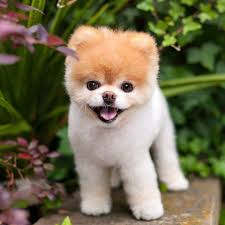
#> input picture python/day6/dog.jpg, 225 x 225 px
$ python blur_scale.py
#> lines starting #> are read from the running program, lines starting #| are printed output that depends on the picture
import cv2
import numpy as np

path1 = 'dog.jpg'
img1 = cv2.imread(path1)
#> img1 is the input picture: shape (225, 225, 3); mean B, G, R 80.2, 108, 114
img1 = cv2.resize(img1, (400, 400))
#> img1: shape (400, 400, 3)

def callback1(value):
    pass
def callback2(value):
    pass
cv2.namedWindow('style', cv2.WINDOW_NORMAL)
cv2.createTrackbar('sigma_s', 'style', 10, 300, callback1)
cv2.createTrackbar('sigma_r', 'style', 10, 300, callback2)
while True:
    img1_style = cv2.stylization(img1, sigma_s = 100, sigma_r= 1)
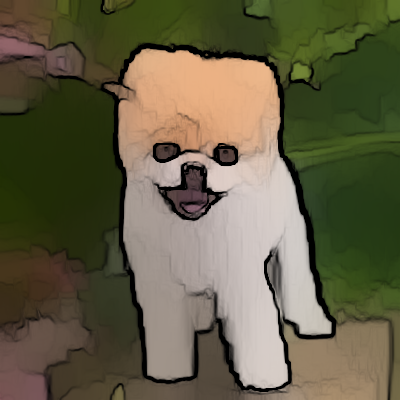
#> img1_style: shape (400, 400, 3); mean B, G, R 69.3, 94.2, 99.4
    sigma_s = cv2.getTrackbarPos('sigma_s', 'style')
    sigma_r = cv2.getTrackbarPos('sigma_r', 'style')
    img1_style = cv2.stylization(img1, sigma_r=sigma_r, sigma_s=sigma_s)
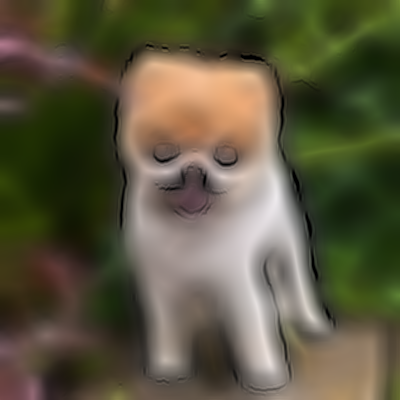
#> img1_style: shape (400, 400, 3); mean B, G, R 63.5, 86.9, 91.6
    cv2.imshow('chonsik',img1)
    cv2.imshow('chonsik', img1_style)
    if cv2.waitKey(10) & 0xff == ord('q'):
#> (key q is pressed here)
        break

cv2.destroyAllWindows()
